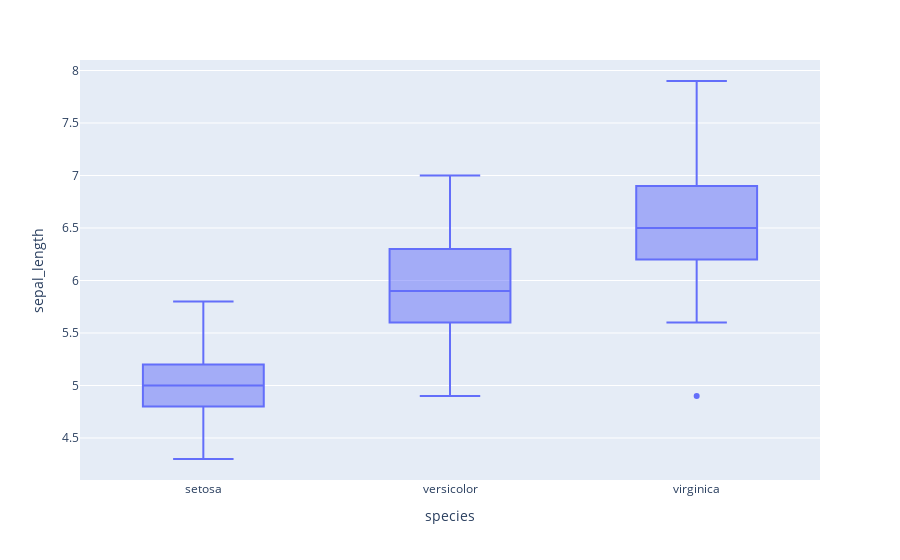

This figure's notebook cell:
### Code cell
#box plot
fig = px.box(df, x = 'species', y= 'sepal_length')
fig.show()

### Figure 1 — Plotly figure (JSON) as saved in the notebook; plotly's stock layout.template omitted (floating-point values rounded to 4 significant figures; data arrays with more than 128 entries replaced by an {"elided": "..."} marker saying what was removed)
{"data": [{"alignmentgroup": "True", "hovertemplate": "species=%{x}<br>sepal_length=%{y}<extra></extra>", "legendgroup": "", "marker": {"color": "#636efa"}, "name": "", "notched": false, "offsetgroup": "", "orientation": "v", "showlegend": false, "type": "box", "x": {"elided": "150 str values"}, "x0": " ", "xaxis": "x", "y": {"elided": "150 float values"}, "y0": " ", "yaxis": "y"}], "layout": {"autosize": true, "boxmode": "group", "legend": {"tracegroupgap": 0}, "margin": {"t": 60}, "xaxis": {"anchor": "y", "autorange": true, "domain": [0, 1], "range": [-0.5, 2.5], "title": {"text": "species"}, "type": "category"}, "yaxis": {"anchor": "x", "autorange": true, "domain": [0, 1], "range": [4.1, 8.1], "title": {"text": "sepal_length"}, "type": "linear"}}}
